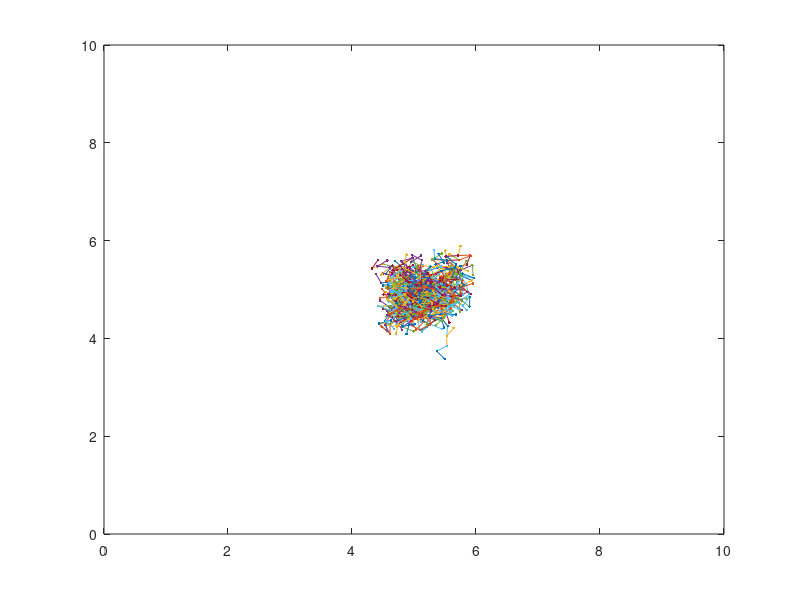

Write the MATLAB code that produced this figure.
function RRT_forGUI_naive()
% naive search , randomly choose a point in the tree, circled chaos
%
Q_init_ = [5,5];
n_iteration = 1000;
xy_range = 10;
step_ = 0.2;
iteration = 1;

while (iteration<=n_iteration)
    Q_rand_ = rand(1,2)*xy_range
    xn=size(Q_init_,1)
    Q_near_ = Q_init_(unidrnd(xn),:);
    move_direction_ = atan2(Q_rand_(2)-Q_near_(2),Q_rand_(1)-Q_near_(1));
    Q_new_(1) = Q_near_(1) + step_*cos(move_direction_);
    Q_new_(2) = Q_near_(2) + step_*sin(move_direction_);
    Q_init_ = [Q_init_;Q_new_];
    q_newstep_ = [Q_near_;Q_new_];
    plot(q_newstep_(:,1),q_newstep_(:,2),'.-')
    hold on
    axis([0 xy_range 0 xy_range])
    drawnow
    iteration = iteration + 1;
end